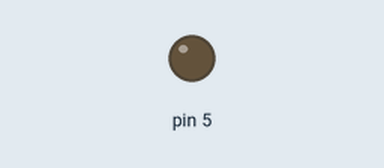
A sketch run on a simulated Arduino Uno, built with avr-gcc and run on an emulated ATmega328P. Parts: output pins drawn as LEDs (lit = HIGH).

Above: at 0.1 s.
At 39.75 s:
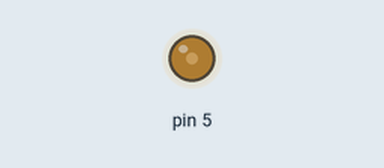
Timing chart, 0 to 40.0 s (numbered marks = the images above):
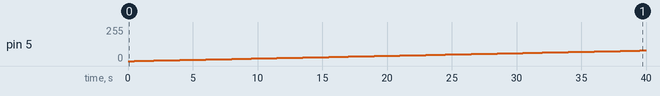

The sketch:

Variables.ino
```cpp
int fade;
void setup() {
    fade = 0;
}

void loop() {
    analogWrite(5, fade);
    delay(500);
    if(fade >= 255)
        fade = 0;
    else
        fade += 1;
}
```

Measured:
- by itself, pin 5: moves from 0/255 to 79/255 over 39.0 s
